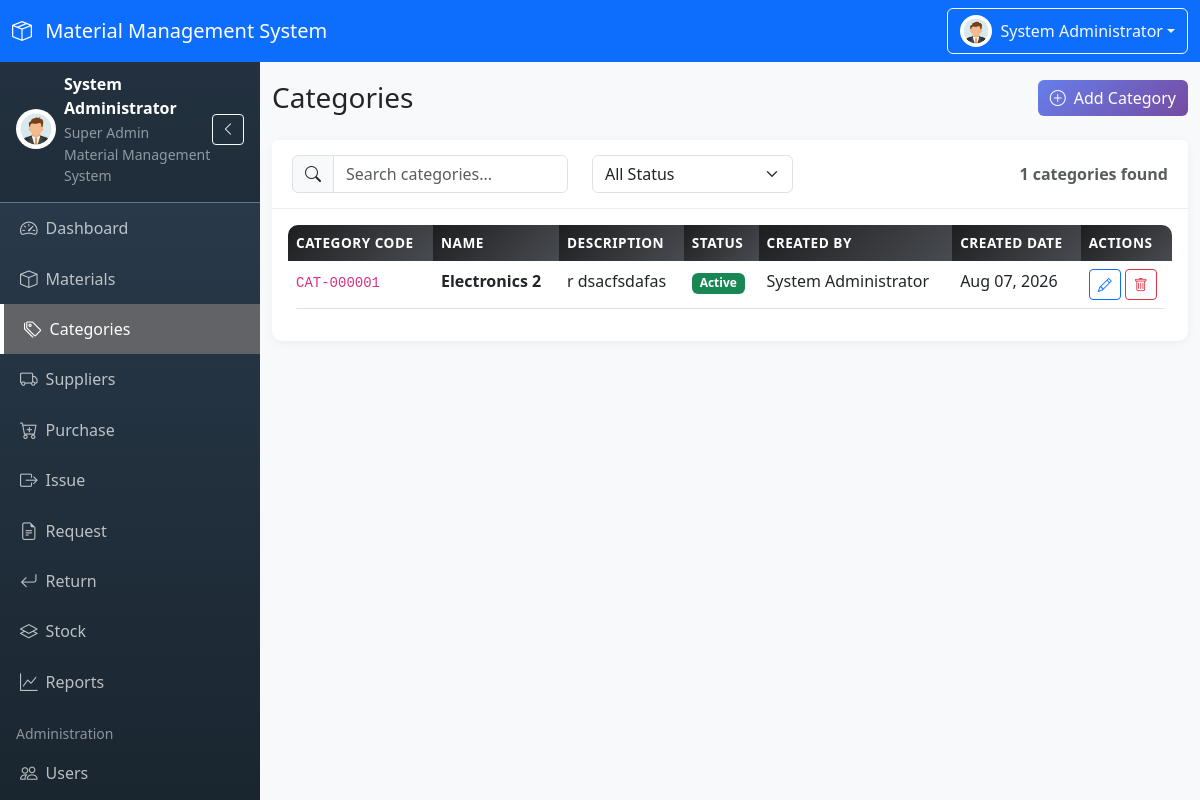
The page /modules/categories/index.php (signed in) on the database its author committed.
### tables this page shows
CREATE TABLE `categories` (
  `id` int(11) NOT NULL,
  `category_code` varchar(20) NOT NULL,
  `category_name` varchar(100) NOT NULL,
  `description` text DEFAULT NULL,
  `status` enum('Active','Inactive') NOT NULL DEFAULT 'Active',
  `created_by` int(11) DEFAULT NULL,
  `created_at` timestamp NOT NULL DEFAULT current_timestamp(),
  `updated_at` timestamp NOT NULL DEFAULT current_timestamp() ON UPDATE current_timestamp()
);

CREATE TABLE `users` (
  `id` int(11) NOT NULL,
  `user_code` varchar(20) NOT NULL,
  `full_name` varchar(100) NOT NULL,
  `email` varchar(100) NOT NULL,
  `username` varchar(50) NOT NULL,
  `password` varchar(255) NOT NULL,
  `phone` varchar(20) DEFAULT NULL,
  `avatar` varchar(255) DEFAULT NULL,
  `role_id` int(11) NOT NULL,
  `status` enum('Active','Inactive') NOT NULL DEFAULT 'Active',
  `last_login` datetime DEFAULT NULL,
  `created_at` timestamp NOT NULL DEFAULT current_timestamp(),
  `updated_at` timestamp NOT NULL DEFAULT current_timestamp() ON UPDATE current_timestamp()
);

### includes/permission_check.php (called while the page is built, shortened)
<?php
function hasPermission($permissionKey) {
    return in_array($permissionKey, $_SESSION['permissions']);
}
        ?>

### modules/categories/index.php (the view, shortened to what this page needs)
<?php
require_once __DIR__ . '/../../includes/permission_check.php';
$search = $_GET['search'] ?? '';
$sql = "SELECT c.*, u.full_name as created_by_name
        FROM categories c
        LEFT JOIN users u ON c.created_by = u.id
        WHERE 1=1";
$params = [];
$sql .= " ORDER BY c.created_at DESC";
$stmt = $pdo->prepare($sql);
$stmt->execute($params);
$categories = $stmt->fetchAll();
require_once __DIR__ . '/../../includes/header.php';
?>
<div class="d-flex justify-content-between align-items-center mb-4">
    <h1 class="h3 mb-0">Categories</h1>
    <?php if (hasPermission('categories.create')): ?>
    <button class="btn btn-primary" data-bs-toggle="modal" data-bs-target="#createCategoryModal">
        <i class="bi bi-plus-circle me-2"></i>Add Category
    </button>
    <?php endif; ?>
</div>
<div class="card">
    <div class="card-header">
        <div class="row align-items-center">
            <div class="col-md-4">
                <div class="input-group">
                    <span class="input-group-text"><i class="bi bi-search"></i></span>
                    <input type="text" class="form-control" id="searchInput" placeholder="Search categories..." value="<?php echo htmlspecialchars($search); ?>">
                </div>
            </div>
            <div class="col-md-3">
                <select class="form-select" id="statusFilter">
                    <option value="">All Status</option>
                </select>
            </div>
            <div class="col-md-5 text-end">
                <span class="text-muted"><?php echo count($categories); ?> categories found</span>
            </div>
        </div>
    </div>
    <div class="card-body">
        <div class="table-responsive">
            <table class="table table-hover">
                <thead>
                    <tr>
                        <th>Category Code</th>
                        <th>Name</th>
                        <th>Description</th>
                        <th>Status</th>
                        <th>Created By</th>
                        <th>Created Date</th>
                        <th>Actions</th>
                    </tr>
                </thead>
                <tbody>
                    <?php foreach ($categories as $category): ?>
                    <tr>
                        <td><code><?php echo htmlspecialchars($category['category_code']); ?></code></td>
                        <td><strong><?php echo htmlspecialchars($category['category_name']); ?></strong></td>
                        <td><?php echo htmlspecialchars(substr($category['description'] ?? '', 0, 50)) . (strlen($category['description'] ?? '') > 50 ? '...' : ''); ?></td>
                        <td>
                            <span class="badge bg-<?php echo $category['status'] === 'Active' ? 'success' : 'secondary'; ?>">
                                <?php echo htmlspecialchars($category['status']); ?>
                            </span>
                        </td>
                        <td><?php echo htmlspecialchars($category['created_by_name'] ?? 'System'); ?></td>
                        <td><?php echo date('M d, Y', strtotime($category['created_at'])); ?></td>
                        <td>
                            <?php if (hasPermission('categories.edit')): ?>
                            <button class="btn btn-sm btn-outline-primary" onclick="editCategory(<?php echo $category['id']; ?>)">
                                <i class="bi bi-pencil"></i>
                            </button>
                            <?php endif; ?>
                            <?php if (hasPermission('categories.delete')): ?>
                            <button class="btn btn-sm btn-outline-danger" onclick="deleteCategory(<?php echo $category['id']; ?>)">
                                <i class="bi bi-trash"></i>
                            </button>
                            <?php endif; ?>
                        </td>
                    </tr>
                    <?php endforeach; ?>
                </tbody>
            </table>
        </div>
    </div>
</div>
<?php require_once __DIR__ . '/../../includes/footer.php'; ?>

### assets/css/style.css (style rules this page uses)
:root { --primary-color: #667eea; --secondary-color: #764ba2; --sidebar-width: 260px; --sidebar-collapsed-width: 70px; --navbar-height: 56px; }
body { font-family: 'Segoe UI', Tahoma, Geneva, Verdana, sans-serif; background-color: #f8f9fa; overflow-x: hidden; }
.card { border: none; border-radius: 10px; box-shadow: 0 2px 10px rgba(0, 0, 0, 0.05); margin-bottom: 20px; }
.card-header { background: white; border-bottom: 1px solid #eee; padding: 15px 20px; font-weight: 600; border-radius: 10px 10px 0 0; }
.table { border-radius: 10px; overflow: hidden; }
.table thead th { background: linear-gradient(135deg, #1d1e20, #484b50); color: white; border: none; font-weight: 600; text-transform: uppercase; font-size: 0.85rem; letter-spacing: 0.5px; }
.table tbody tr { transition: all 0.2s ease; }
.btn-primary { background: linear-gradient(135deg, var(--primary-color), var(--secondary-color)); border: none; }

### rows shown on the page
categories: category_code "CAT-000001", category_name "Electronics 2", description "r dsacfsdafas", status "Active", created_by.full_name "System Administrator", created_at "Aug 07, 2026"

### other values the page prints
SYSTEM_NAME "Material Management System"
$_SESSION['full_name'] "System Administrator"
$_SESSION['role_name'] "Super Admin"
count($categories) "1"
